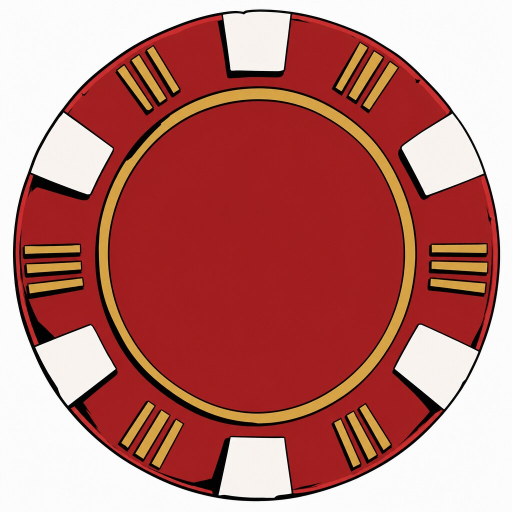
#> input picture ez/tools/concepts/worlds/comic/story/h/cast3/img/x-chipr-mignola.jpg, 1024 x 1024 px (shown at 1/2 size)
$ python -i prep.py   (imports and definitions only)
#> lines starting #> are read from the running program, lines starting #| are printed output that depends on the picture; after the words box and inside, x2 and y2 are one past the last pixel; in counts of white or black regions, pixels touching at a corner belong together
#!/usr/bin/python3
# cut each prop out of its white ground (flood fill from the border) and measure the blank surface the page writes on.
# writes cut/<prop>.png and props.json {name:{w,h,in:[x0,y0,x1,y1] as fractions, cols:[...] for the tape board}}
import os,json,glob
from PIL import Image,ImageFilter
import numpy as np
from collections import deque
# [1 line not run here, left out]
out={}  # note: rerunning overwrites the hand-set rects in props.json
def cut(fn):
#> called with fn = 'img/x-chipr-mignola.jpg'
  im=Image.open(fn).convert('RGB');a=np.asarray(im).astype(int);h,w,_=a.shape
#> in cut, im is the input picture: PIL image 1024x1024 RGB; mean R, G, B 187.4, 118.4, 113.4
#> after `h, w, _ = a.shape`: h = 1024; w = 1024
  white=(a.min(axis=2)>222)&((a.max(axis=2)-a.min(axis=2))<30)
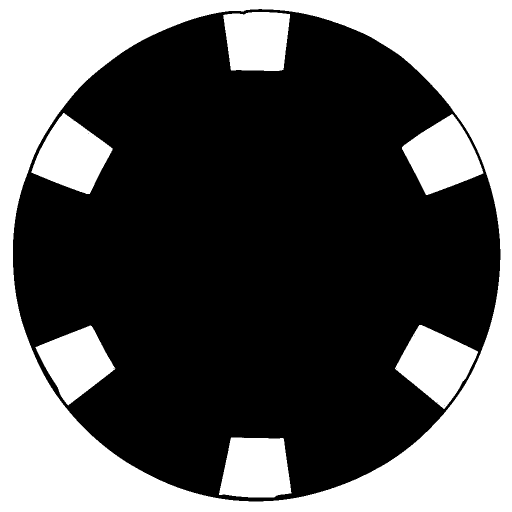
#> white: shape (1024, 1024) bool (shown at 1/2 size); 36.8% white; 7 white regions, largest, box (x1, y1, x2, y2) and area: (0, 0, 1024, 1024) 297332, (790, 650, 956, 818) 15564, (804, 228, 967, 390) 15504
  bg=np.zeros((h,w),bool);q=deque()
  for x in range(w):
    for y in(0,h-1):
      if white[y,x] and not bg[y,x]:bg[y,x]=1;q.append((y,x))
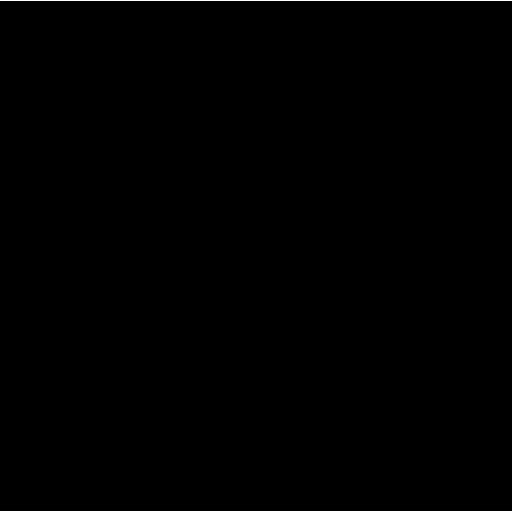
#> bg: shape (1024, 1024) bool (shown at 1/2 size); 0.2% white in thin lines or dots
  for y in range(h):
    for x in(0,w-1):
      if white[y,x] and not bg[y,x]:bg[y,x]=1;q.append((y,x))
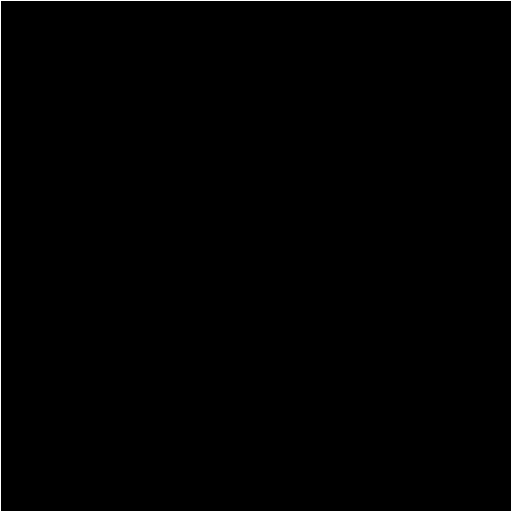
#> bg: shape (1024, 1024) bool (shown at 1/2 size); 0.39% white in thin lines or dots
  while q:
    y,x=q.popleft()
    for dy,dx in((1,0),(-1,0),(0,1),(0,-1)):
      ny,nx=y+dy,x+dx
      if 0<=ny<h and 0<=nx<w and white[ny,nx] and not bg[ny,nx]:bg[ny,nx]=1;q.append((ny,nx))
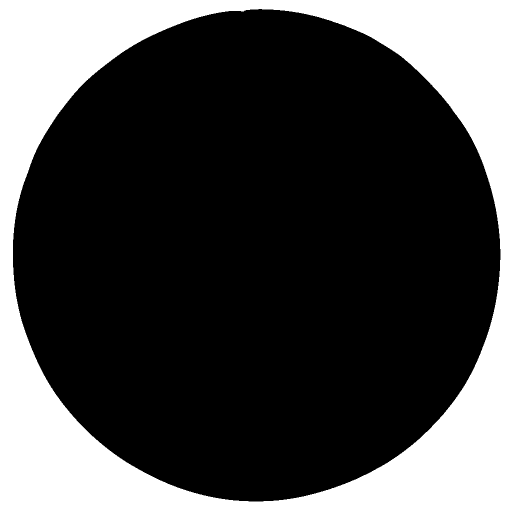
#> bg: shape (1024, 1024) bool (shown at 1/2 size); 28.4% white; 1 white region, box (x1, y1, x2, y2) and area: (0, 0, 1024, 1024) 297332
  al=Image.fromarray(((~bg)*255).astype('uint8')).filter(ImageFilter.MinFilter(3)).filter(ImageFilter.GaussianBlur(.8))
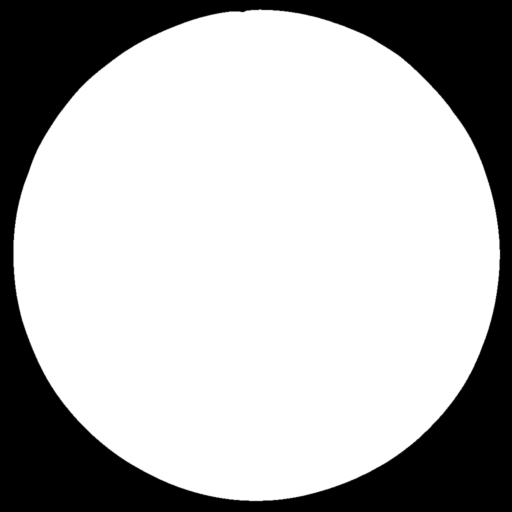
#> al: PIL image 1024x1024 L (shown at 1/2 size); min 0, max 255, mean 181.7
  rgba=im.copy();rgba.putalpha(al);bb=al.point(lambda v:255 if v>128 else 0).getbbox();rgba=rgba.crop(bb)
#> after `bb = al.point(lambda v: 255 if v > 128 else 0).getbbox()`: bb = (27, 19, 1000, 1002)
#> after `rgba = rgba.crop(bb)`:
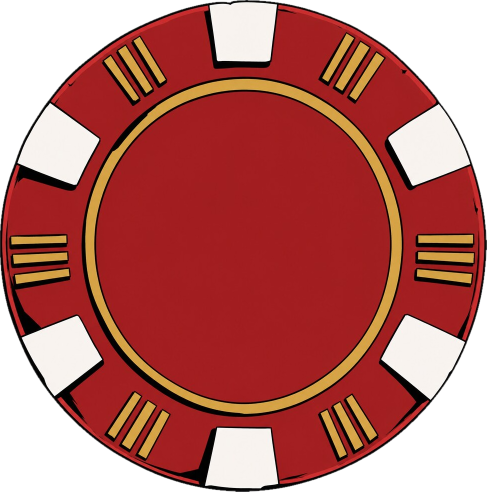
#> rgba: PIL image 973x983 RGBA (shown at 1/2 size); mean R, G, B, A 181.2, 105.5, 100, 199.2; transparent parts drawn white
  return rgba,a[bb[1]:bb[3],bb[0]:bb[2]],(~bg)[bb[1]:bb[3],bb[0]:bb[2]]
def inner(a,obj,dark=70):
  L=Image.fromarray(a.mean(axis=2).astype('uint8')).filter(ImageFilter.MaxFilter(17));lum=np.asarray(L).astype(int);m=((lum<dark)&obj)[::4,::4];h,w=m.shape;lab=np.zeros((h,w),int);best=(0,None);k=0
  for y0 in range(h):
    for x0 in range(w):
      if m[y0,x0] and not lab[y0,x0]:
        k+=1;q=deque([(y0,x0)]);lab[y0,x0]=k;n=0;bx=[x0,y0,x0,y0]
        while q:
          y,x=q.popleft();n+=1;bx=[min(bx[0],x),min(bx[1],y),max(bx[2],x),max(bx[3],y)]
          for dy,dx in((1,0),(-1,0),(0,1),(0,-1)):
            ny,nx=y+dy,x+dx
            if 0<=ny<h and 0<=nx<w and m[ny,nx] and not lab[ny,nx]:lab[ny,nx]=k;q.append((ny,nx))
        if n>best[0]:best=(n,bx)
  bx=best[1];return [round(float(bx[0]/w),4),round(float(bx[1]/h),4),round(float(bx[2]/w),4),round(float(bx[3]/h),4)]
def inner_old(a,obj,dark=60):
  lum=a.mean(axis=2);m=(lum<dark)&obj;h,w=m.shape
  # the largest dark block: rows/cols where more than 55% of the row is dark
  rows=np.where(m.mean(axis=1)>.45)[0];cols=np.where(m.mean(axis=0)>.45)[0]
  if not len(rows) or not len(cols):return [.18,.18,.82,.82]
  return [round(cols[0]/w,4),round(rows[0]/h,4),round(cols[-1]/w,4),round(rows[-1]/h,4)]
# [14 lines not run here, left out]

>>> result = cut('img/x-chipr-mignola.jpg')
